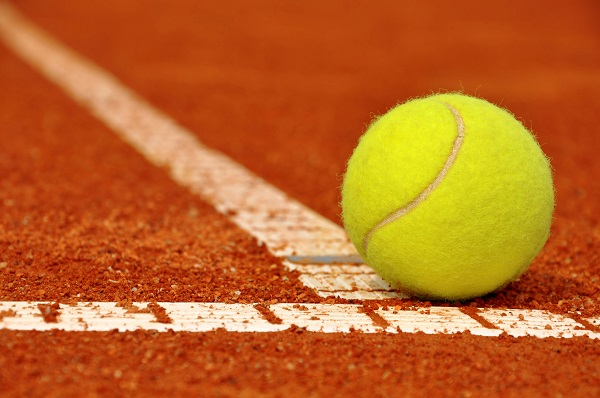
%> input picture Sample.jpg, 600 x 398 px
$ octave --eval "calculation_of_dia('Sample.jpg');"   (GNU Octave 9; MATLAB toolbox functions it lacks are replaced by stand-ins)
%> lines starting %> are read from the running program, lines starting %| are printed output that depends on the picture; in (x1, y1, x2, y2) boxes, pixels count from 0 and x2, y2 are one past the last pixel; in counts of white or black regions, pixels touching at a corner belong together; the program's own positions count from 1
%Measuring objects within an image or frame
%Give a input as a string of file name
%Use function named calculation_of_dia

function calculation_of_dia(A)
%> called with A = 'Sample.jpg'
% Importing Image to MATLAB for Pre-processing
figure(1);
obj=imread(A);
%> obj is the input picture: size 398x600x3 uint8; mean R, G, B 189.3, 101.6, 35.7
imshow(obj);

% Segmenting Image into Different Colors
%Divide image 'obj' into its RGB intensities
red=obj(:,:,1);
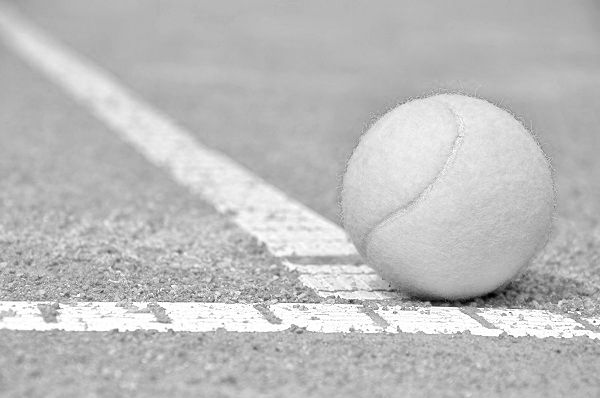
%> red: size 398x600 uint8; min 0, max 255, mean 189.3
green=obj(:,:,2);
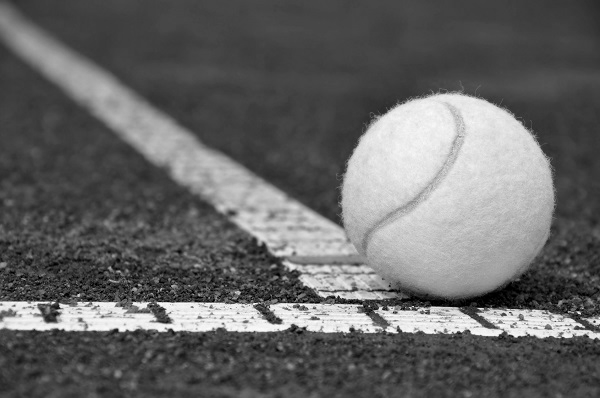
%> green: size 398x600 uint8; min 0, max 253, mean 101.6
blue=obj(:,:,3);
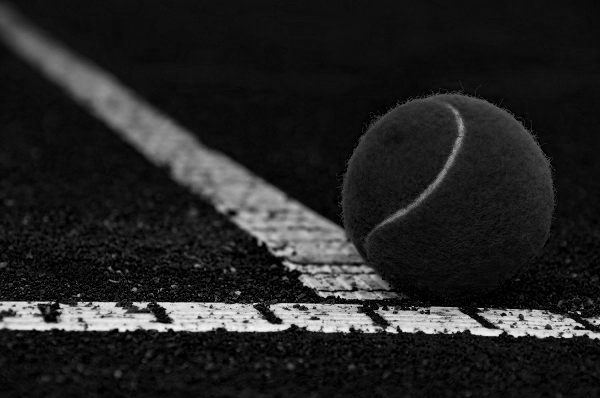
%> blue: size 398x600 uint8; min 0, max 245, mean 35.7

figure(2)
subplot(221);imshow(obj);title('Original image');
subplot(222);imshow(red);title('Red segment of original image');
subplot(223);imshow(green);title('Green segment of original image');
subplot(224);imshow(blue);title('Blue segment of original image');

% Tresholding the image
% First compare which image ismore suitable for thersholding
% For this case we are using Green segment
figure(3);
level=0.47;
bw2g= im2bw(green,level);
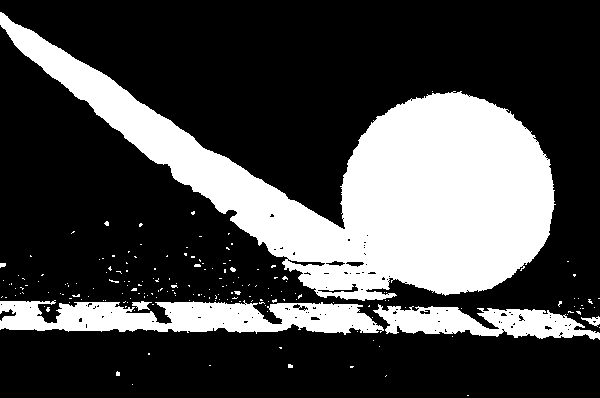
%> bw2g: size 398x600 logical; 28.1% white; 188 white regions (180 under 20 px), largest, box (x1, y1, x2, y2) and area: (0, 12, 556, 301) 52669, (0, 300, 384, 335) 9041, (373, 304, 600, 340) 4588
subplot(221);imshow(bw2g);title('Green plane Threshold');

%Tresholding the blue component also
level=0.37;
bw2b= im2bw(blue,level);
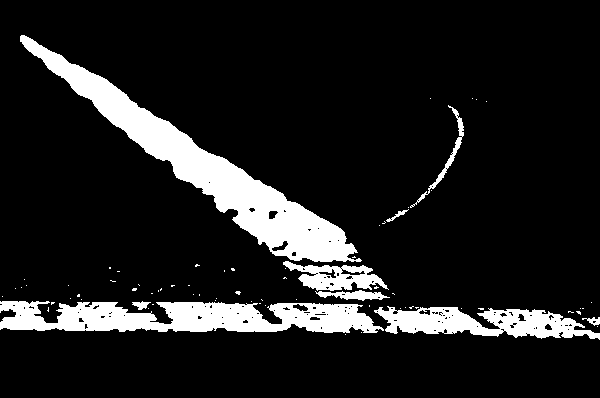
%> bw2b: size 398x600 logical; 12.2% white; 73 white regions (64 under 20 px), largest, box (x1, y1, x2, y2) and area: (20, 35, 362, 262) 13319, (0, 301, 384, 333) 8596, (374, 306, 600, 340) 4249
subplot(222);imshow(bw2b);title('Blue plane Threshold');


%Remove noise
%To remove disturbance we perform following operation
C=(bw2g & bw2b);
%> C: size 398x600 logical; 12.2% white; 73 white regions (64 under 20 px), largest, box (x1, y1, x2, y2) and area: (20, 35, 362, 262) 13319, (0, 301, 384, 333) 8595, (374, 306, 600, 340) 4249
D=(bw2g & ~C);
%> D: size 398x600 logical; 16% white; 606 white regions (593 under 20 px), largest, box (x1, y1, x2, y2) and area: (0, 12, 556, 296) 35989, (313, 260, 365, 275) 132, (221, 209, 255, 237) 68
imshow(D);

%Fill any holes
fill=imfill(D,'holes');
%> fill: size 398x600 logical; 16.2% white; 605 white regions (592 under 20 px), largest, box (x1, y1, x2, y2) and area: (0, 12, 556, 296) 36568, (313, 260, 365, 275) 133, (272, 241, 288, 251) 69
subplot(223);imshow(fill);title('Holes filled');

%Remove any blobs
clear = imclearborder(fill);
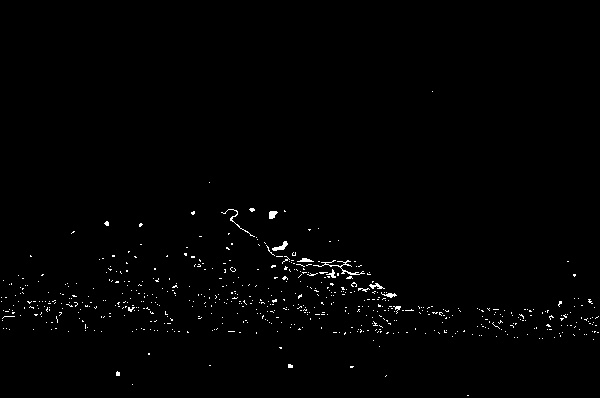
%> clear: size 398x600 logical; 0.89% white in thin lines or dots, all inside (x1, y1, x2, y2) = (1, 91, 599, 396)
subplot(224);imshow(clear);

%Remove small blobs of pixel less than 7
figure(4)
se=strel('disk',7);
open=imopen(fill,se);
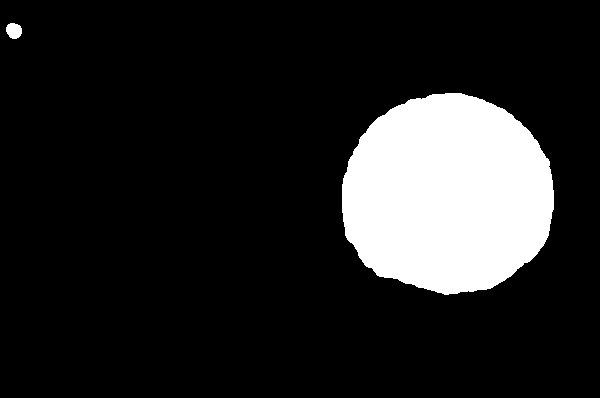
%> open: size 398x600 logical; 14.2% white; 2 white regions, box (x1, y1, x2, y2) and area: (342, 93, 554, 295) 33705, (6, 23, 22, 39) 201
imshow(open);

% Measureing the distance
diameter = regionprops(open,'MajorAxisLength');
%> diameter = 2 regions; MajorAxisLength: 17, 214.5
disp(diameter);
%|   2x1 struct array containing the fields:
%|     MajorAxisLength
Area=regionprops(open,'Area');
%> Area = 2 regions; Area: 33705, 201
disp(Area);
%|   2x1 struct array containing the fields:
%|     Area

%show result
figure(5)
imshow(obj);
d=imdistline;


end

$ run again, on Capture2.PNG
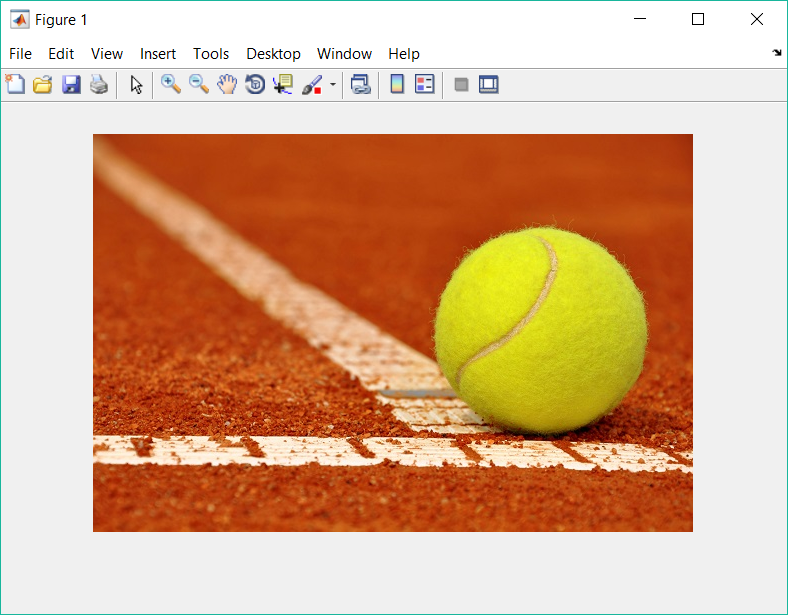
%> input picture Capture2.PNG, 788 x 615 px
%> in calculation_of_dia, obj is the input picture: size 615x788x3 uint8; mean R, G, B 213.8, 171.6, 139
%> in calculation_of_dia, `bw2g= im2bw(green,level);`:
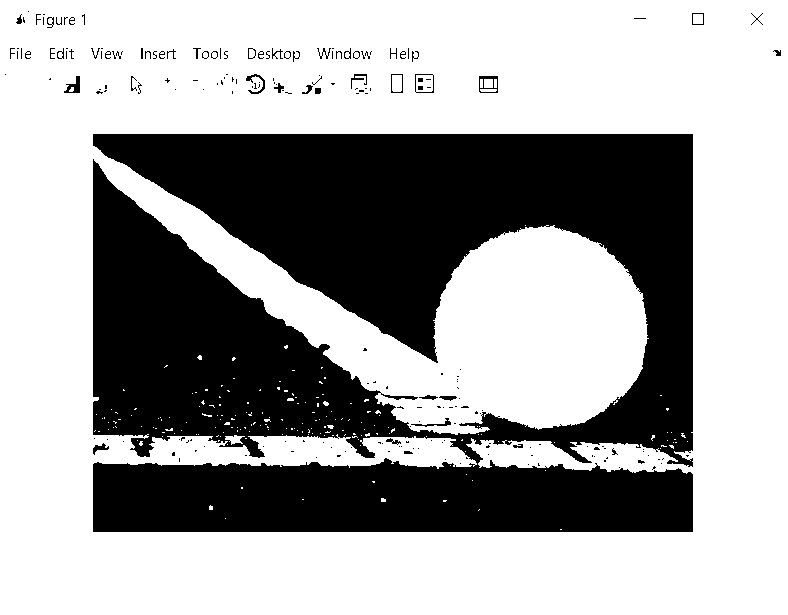
%> bw2g: size 615x788 logical; 64.2% white; 206 black regions (155 under 20 px), largest, box (x1, y1, x2, y2) and area: (93, 134, 693, 532) 170942, (479, 76, 498, 93) 138, (64, 76, 80, 93) 135
%> bw2b: size 615x788 logical; 56.5% white; 248 black regions (223 under 20 px), largest, box (x1, y1, x2, y2) and area: (93, 134, 693, 532) 208850, (93, 443, 109, 456) 109, (33, 79, 52, 93) 101
%> C: size 615x788 logical; 56.2% white; 219 black regions (163 under 20 px), largest, box (x1, y1, x2, y2) and area: (93, 134, 693, 532) 208851, (479, 76, 498, 93) 138, (64, 76, 80, 93) 135
%> D: size 615x788 logical; 7.9% white; 661 white regions (646 under 20 px), largest, box (x1, y1, x2, y2) and area: (93, 146, 649, 430) 35989, (406, 394, 458, 409) 132, (33, 79, 52, 93) 101
%> fill: size 615x788 logical; 8.1% white; 660 white regions (644 under 20 px), largest, box (x1, y1, x2, y2) and area: (93, 146, 649, 430) 36568, (33, 79, 52, 93) 188, (406, 394, 458, 409) 133
%> in calculation_of_dia, `open=imopen(fill,se);`:
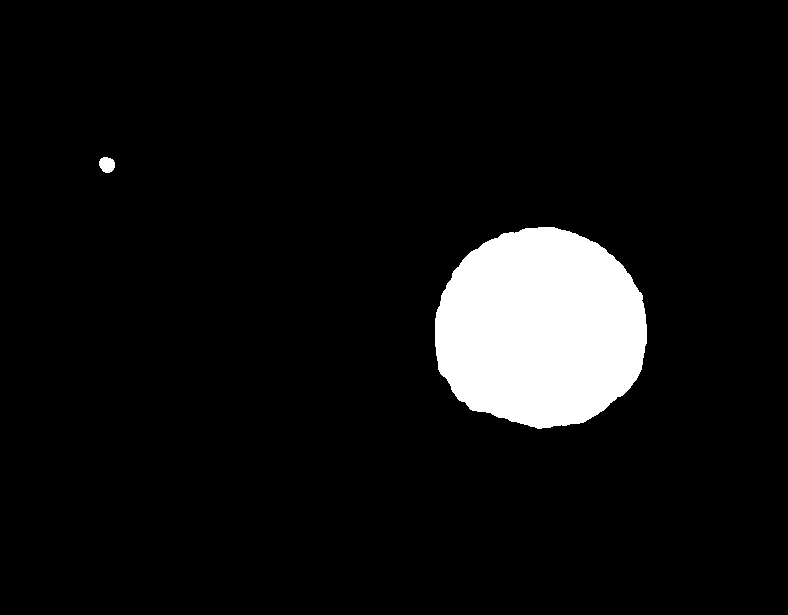
%> open: size 615x788 logical; 7% white; 2 white regions, box (x1, y1, x2, y2) and area: (435, 227, 647, 429) 33705, (99, 157, 115, 173) 201
%> diameter = 2 regions; MajorAxisLength: 17, 214.5
%|   2x1 struct array containing the fields:
%|     MajorAxisLength
%> Area = 2 regions; Area: 33705, 201
%|   2x1 struct array containing the fields:
%|     Area
